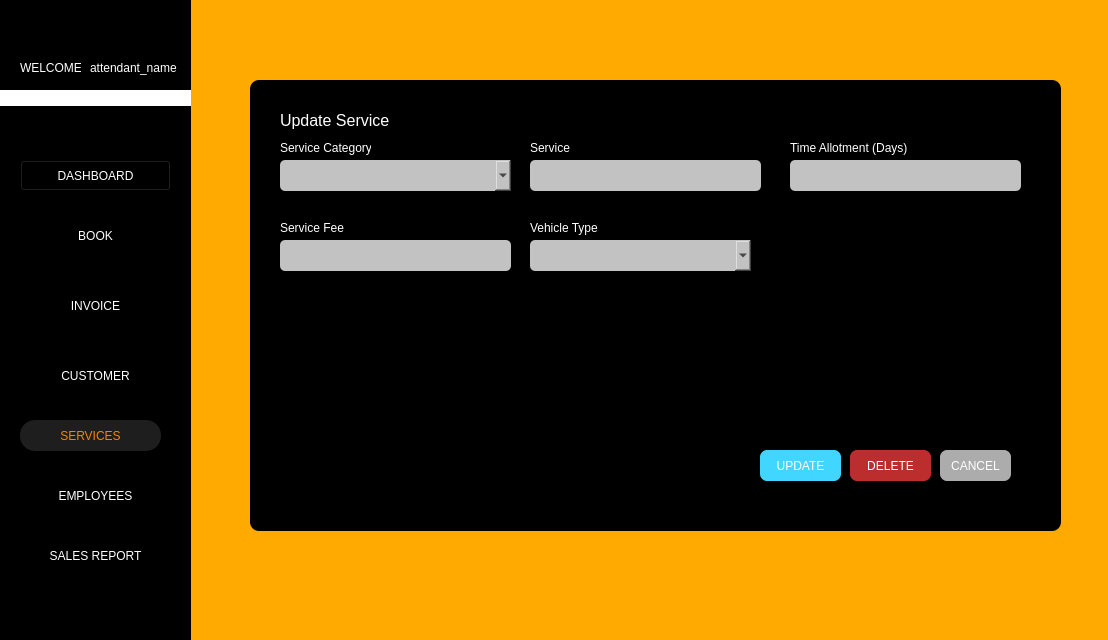
<?xml version="1.0" encoding="UTF-8"?>
<ui version="4.0">
 <class>Form</class>
 <widget class="QWidget" name="Form">
  <property name="geometry">
   <rect>
    <x>0</x>
    <y>0</y>
    <width>1108</width>
    <height>640</height>
   </rect>
  </property>
  <property name="windowTitle">
   <string>Form</string>
  </property>
  <property name="styleSheet">
   <string notr="true">background-color: rgb(255, 170, 0);</string>
  </property>
  <widget class="QLabel" name="label_253">
   <property name="geometry">
    <rect>
     <x>280</x>
     <y>220</y>
     <width>91</width>
     <height>16</height>
    </rect>
   </property>
   <property name="styleSheet">
    <string notr="true">color: rgb(255, 255, 255);
font: 8pt &quot;Segoe UI&quot;;
background-color: rgb(0, 0, 0);</string>
   </property>
   <property name="text">
    <string>Service Fee</string>
   </property>
  </widget>
  <widget class="QLabel" name="label_250">
   <property name="geometry">
    <rect>
     <x>250</x>
     <y>80</y>
     <width>811</width>
     <height>451</height>
    </rect>
   </property>
   <property name="styleSheet">
    <string notr="true">background-color: rgb(0, 0, 0);
border-radius: 9px;
</string>
   </property>
   <property name="text">
    <string>l</string>
   </property>
  </widget>
  <widget class="QLabel" name="label_247">
   <property name="geometry">
    <rect>
     <x>790</x>
     <y>140</y>
     <width>161</width>
     <height>16</height>
    </rect>
   </property>
   <property name="styleSheet">
    <string notr="true">color: rgb(255, 255, 255);
font: 8pt &quot;Segoe UI&quot;;
background-color: rgb(0, 0, 0);</string>
   </property>
   <property name="text">
    <string>Time Allotment (Days)</string>
   </property>
  </widget>
  <widget class="QLineEdit" name="txt_update_service_fee">
   <property name="geometry">
    <rect>
     <x>280</x>
     <y>240</y>
     <width>231</width>
     <height>31</height>
    </rect>
   </property>
   <property name="styleSheet">
    <string notr="true">background-color: rgb(194, 194, 194);
border-radius: 5px;
</string>
   </property>
  </widget>
  <widget class="QLabel" name="label_249">
   <property name="geometry">
    <rect>
     <x>530</x>
     <y>140</y>
     <width>41</width>
     <height>16</height>
    </rect>
   </property>
   <property name="styleSheet">
    <string notr="true">color: rgb(255, 255, 255);
font: 8pt &quot;Segoe UI&quot;;
background-color: rgb(0, 0, 0);</string>
   </property>
   <property name="text">
    <string>Service</string>
   </property>
  </widget>
  <widget class="QPushButton" name="btn_update_service">
   <property name="geometry">
    <rect>
     <x>760</x>
     <y>450</y>
     <width>81</width>
     <height>31</height>
    </rect>
   </property>
   <property name="styleSheet">
    <string notr="true">color: rgb(255, 255, 255);
background-color: rgb(65, 214, 255);
border-radius: 7px;</string>
   </property>
   <property name="text">
    <string>UPDATE</string>
   </property>
  </widget>
  <widget class="QComboBox" name="drp_update_service_category">
   <property name="geometry">
    <rect>
     <x>280</x>
     <y>160</y>
     <width>231</width>
     <height>31</height>
    </rect>
   </property>
   <property name="styleSheet">
    <string notr="true">background-color: rgb(194, 194, 194);
border-radius: 5px;
</string>
   </property>
  </widget>
  <widget class="QLabel" name="label_240">
   <property name="geometry">
    <rect>
     <x>530</x>
     <y>220</y>
     <width>81</width>
     <height>16</height>
    </rect>
   </property>
   <property name="styleSheet">
    <string notr="true">color: rgb(255, 255, 255);
font: 8pt &quot;Segoe UI&quot;;
background-color: rgb(0, 0, 0);</string>
   </property>
   <property name="text">
    <string>Vehicle Type</string>
   </property>
  </widget>
  <widget class="QComboBox" name="drp_update_vehicle_type">
   <property name="geometry">
    <rect>
     <x>530</x>
     <y>240</y>
     <width>221</width>
     <height>31</height>
    </rect>
   </property>
   <property name="styleSheet">
    <string notr="true">background-color: rgb(194, 194, 194);
border-radius: 5px;
</string>
   </property>
  </widget>
  <widget class="QLineEdit" name="txt_update_timeallotment">
   <property name="geometry">
    <rect>
     <x>790</x>
     <y>160</y>
     <width>231</width>
     <height>31</height>
    </rect>
   </property>
   <property name="styleSheet">
    <string notr="true">background-color: rgb(194, 194, 194);
border-radius: 5px;
</string>
   </property>
  </widget>
  <widget class="QPushButton" name="btn_updateser_cancel">
   <property name="geometry">
    <rect>
     <x>940</x>
     <y>450</y>
     <width>71</width>
     <height>31</height>
    </rect>
   </property>
   <property name="styleSheet">
    <string notr="true">color: rgb(255, 255, 255);
background-color: rgb(172, 172, 172);
border-radius: 7px;</string>
   </property>
   <property name="text">
    <string>CANCEL</string>
   </property>
  </widget>
  <widget class="QLabel" name="label_248">
   <property name="geometry">
    <rect>
     <x>280</x>
     <y>110</y>
     <width>111</width>
     <height>21</height>
    </rect>
   </property>
   <property name="font">
    <font>
     <pointsize>12</pointsize>
    </font>
   </property>
   <property name="styleSheet">
    <string notr="true">color: rgb(255, 255, 255);
background-color: rgb(0, 0, 0);</string>
   </property>
   <property name="text">
    <string>Update Service</string>
   </property>
  </widget>
  <widget class="QLabel" name="label_244">
   <property name="geometry">
    <rect>
     <x>280</x>
     <y>140</y>
     <width>91</width>
     <height>16</height>
    </rect>
   </property>
   <property name="styleSheet">
    <string notr="true">color: rgb(255, 255, 255);
font: 8pt &quot;Segoe UI&quot;;
background-color: rgb(0, 0, 0);</string>
   </property>
   <property name="text">
    <string>Service Category</string>
   </property>
  </widget>
  <widget class="QPushButton" name="btn_delete">
   <property name="geometry">
    <rect>
     <x>850</x>
     <y>450</y>
     <width>81</width>
     <height>31</height>
    </rect>
   </property>
   <property name="styleSheet">
    <string notr="true">color: rgb(255, 255, 255);
background-color: rgb(188, 45, 45);
border-radius: 7px;</string>
   </property>
   <property name="text">
    <string>DELETE</string>
   </property>
  </widget>
  <widget class="QLineEdit" name="txt_update_service">
   <property name="geometry">
    <rect>
     <x>530</x>
     <y>160</y>
     <width>231</width>
     <height>31</height>
    </rect>
   </property>
   <property name="styleSheet">
    <string notr="true">background-color: rgb(194, 194, 194);
border-radius: 5px;
</string>
   </property>
  </widget>
  <widget class="QPushButton" name="btn_settings">
   <property name="geometry">
    <rect>
     <x>10</x>
     <y>600</y>
     <width>31</width>
     <height>24</height>
    </rect>
   </property>
   <property name="styleSheet">
    <string notr="true">border-style: none;
color: rgb(255, 255, 255);
background-color: rgb(0, 0, 0);</string>
   </property>
   <property name="text">
    <string/>
   </property>
   <property name="icon">
    <iconset>
     <normaloff>img/settingsIM.png</normaloff>img/settingsIM.png</iconset>
   </property>
   <property name="iconSize">
    <size>
     <width>20</width>
     <height>20</height>
    </size>
   </property>
  </widget>
  <widget class="QLabel" name="attendant_name">
   <property name="geometry">
    <rect>
     <x>90</x>
     <y>60</y>
     <width>91</width>
     <height>16</height>
    </rect>
   </property>
   <property name="styleSheet">
    <string notr="true">color: rgb(255, 255, 255);
background-color: rgb(0, 0, 0);</string>
   </property>
   <property name="text">
    <string>attendant_name</string>
   </property>
  </widget>
  <widget class="QPushButton" name="btn_employees">
   <property name="geometry">
    <rect>
     <x>40</x>
     <y>480</y>
     <width>111</width>
     <height>31</height>
    </rect>
   </property>
   <property name="styleSheet">
    <string notr="true">border-style: none;
color: #fff;
color: rgb(255, 255, 255);
background-color: rgb(0, 0, 0);</string>
   </property>
   <property name="text">
    <string>EMPLOYEES</string>
   </property>
  </widget>
  <widget class="QLabel" name="label_12">
   <property name="geometry">
    <rect>
     <x>20</x>
     <y>60</y>
     <width>61</width>
     <height>16</height>
    </rect>
   </property>
   <property name="styleSheet">
    <string notr="true">color: rgb(255, 255, 255);
background-color: rgb(0, 0, 0);</string>
   </property>
   <property name="text">
    <string>WELCOME</string>
   </property>
  </widget>
  <widget class="QPushButton" name="btn_salesrep">
   <property name="geometry">
    <rect>
     <x>40</x>
     <y>540</y>
     <width>111</width>
     <height>31</height>
    </rect>
   </property>
   <property name="styleSheet">
    <string notr="true">border-style: none;
color: #fff;

color: rgb(255, 255, 255);
background-color: rgb(0, 0, 0);</string>
   </property>
   <property name="text">
    <string>SALES REPORT</string>
   </property>
  </widget>
  <widget class="QLabel" name="label_2">
   <property name="geometry">
    <rect>
     <x>0</x>
     <y>90</y>
     <width>191</width>
     <height>16</height>
    </rect>
   </property>
   <property name="styleSheet">
    <string notr="true">background-color: rgb(255, 255, 255);</string>
   </property>
   <property name="text">
    <string/>
   </property>
  </widget>
  <widget class="QPushButton" name="btn_books">
   <property name="geometry">
    <rect>
     <x>40</x>
     <y>220</y>
     <width>111</width>
     <height>31</height>
    </rect>
   </property>
   <property name="styleSheet">
    <string notr="true">border-style: none;
color: #fff;
color: rgb(255, 255, 255);
background-color: rgb(0, 0, 0);

</string>
   </property>
   <property name="text">
    <string>BOOK</string>
   </property>
  </widget>
  <widget class="QPushButton" name="btn_customer">
   <property name="geometry">
    <rect>
     <x>40</x>
     <y>360</y>
     <width>111</width>
     <height>31</height>
    </rect>
   </property>
   <property name="styleSheet">
    <string notr="true">border-style: none;
color: #fff;
color: rgb(255, 255, 255);
background-color: rgb(0, 0, 0);
</string>
   </property>
   <property name="text">
    <string>CUSTOMER</string>
   </property>
  </widget>
  <widget class="QPushButton" name="btn_dashboard">
   <property name="geometry">
    <rect>
     <x>20</x>
     <y>160</y>
     <width>151</width>
     <height>31</height>
    </rect>
   </property>
   <property name="styleSheet">
    <string notr="true">color: rgb(255, 255, 255);
background-color: rgb(0, 0, 0);
</string>
   </property>
   <property name="text">
    <string>DASHBOARD</string>
   </property>
  </widget>
  <widget class="QLabel" name="label_32">
   <property name="geometry">
    <rect>
     <x>70</x>
     <y>10</y>
     <width>41</width>
     <height>41</height>
    </rect>
   </property>
   <property name="styleSheet">
    <string notr="true">border-style: none;
background-color: black;
</string>
   </property>
   <property name="text">
    <string/>
   </property>
   <property name="pixmap">
    <pixmap>img/ARMS_LGO(1).png</pixmap>
   </property>
   <property name="scaledContents">
    <bool>true</bool>
   </property>
  </widget>
  <widget class="QLabel" name="label">
   <property name="geometry">
    <rect>
     <x>0</x>
     <y>0</y>
     <width>191</width>
     <height>641</height>
    </rect>
   </property>
   <property name="styleSheet">
    <string notr="true">background-color: rgb(0, 0, 0);</string>
   </property>
   <property name="text">
    <string/>
   </property>
  </widget>
  <widget class="QPushButton" name="btn_invoice_2">
   <property name="geometry">
    <rect>
     <x>40</x>
     <y>290</y>
     <width>111</width>
     <height>31</height>
    </rect>
   </property>
   <property name="styleSheet">
    <string notr="true">border-style: none;
color: rgb(255, 255, 255);
background-color: rgb(0, 0, 0);</string>
   </property>
   <property name="text">
    <string>INVOICE</string>
   </property>
  </widget>
  <widget class="QPushButton" name="btn_services">
   <property name="geometry">
    <rect>
     <x>20</x>
     <y>420</y>
     <width>141</width>
     <height>31</height>
    </rect>
   </property>
   <property name="styleSheet">
    <string notr="true">border-style: none;
color: #FC8100;
border-radius: 15px;
background-color: #1E1E1E;
</string>
   </property>
   <property name="text">
    <string>SERVICES</string>
   </property>
  </widget>
  <zorder>label_250</zorder>
  <zorder>label</zorder>
  <zorder>label_253</zorder>
  <zorder>label_247</zorder>
  <zorder>txt_update_service_fee</zorder>
  <zorder>label_249</zorder>
  <zorder>btn_update_service</zorder>
  <zorder>drp_update_service_category</zorder>
  <zorder>label_240</zorder>
  <zorder>drp_update_vehicle_type</zorder>
  <zorder>txt_update_timeallotment</zorder>
  <zorder>btn_updateser_cancel</zorder>
  <zorder>label_248</zorder>
  <zorder>label_244</zorder>
  <zorder>btn_delete</zorder>
  <zorder>txt_update_service</zorder>
  <zorder>btn_settings</zorder>
  <zorder>attendant_name</zorder>
  <zorder>btn_employees</zorder>
  <zorder>label_12</zorder>
  <zorder>btn_salesrep</zorder>
  <zorder>label_2</zorder>
  <zorder>btn_books</zorder>
  <zorder>btn_customer</zorder>
  <zorder>btn_dashboard</zorder>
  <zorder>label_32</zorder>
  <zorder>btn_invoice_2</zorder>
  <zorder>btn_services</zorder>
 </widget>
 <resources/>
 <connections/>
</ui>
